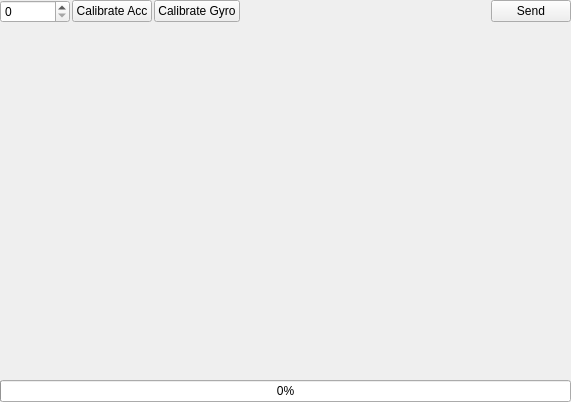
<?xml version="1.0" encoding="UTF-8"?>
<ui version="4.0">
 <class>QIMUCalibrationWidget</class>
 <widget class="QWidget" name="QIMUCalibrationWidget">
  <property name="geometry">
   <rect>
    <x>0</x>
    <y>0</y>
    <width>571</width>
    <height>402</height>
   </rect>
  </property>
  <property name="windowTitle">
   <string>Form</string>
  </property>
  <layout class="QVBoxLayout" name="verticalLayout" stretch="0,1,0">
   <property name="spacing">
    <number>2</number>
   </property>
   <property name="leftMargin">
    <number>0</number>
   </property>
   <property name="topMargin">
    <number>0</number>
   </property>
   <property name="rightMargin">
    <number>0</number>
   </property>
   <property name="bottomMargin">
    <number>0</number>
   </property>
   <item>
    <layout class="QHBoxLayout" name="horizontalLayout">
     <item>
      <widget class="QSpinBox" name="numberSamples">
       <property name="minimumSize">
        <size>
         <width>70</width>
         <height>0</height>
        </size>
       </property>
      </widget>
     </item>
     <item>
      <widget class="QPushButton" name="calibrateAccButton">
       <property name="text">
        <string>Calibrate Acc</string>
       </property>
      </widget>
     </item>
     <item>
      <widget class="QPushButton" name="calibrateGyroButton">
       <property name="text">
        <string>Calibrate Gyro</string>
       </property>
      </widget>
     </item>
     <item>
      <spacer name="horizontalSpacer">
       <property name="orientation">
        <enum>Qt::Horizontal</enum>
       </property>
       <property name="sizeHint" stdset="0">
        <size>
         <width>40</width>
         <height>20</height>
        </size>
       </property>
      </spacer>
     </item>
     <item>
      <widget class="QPushButton" name="pushButton">
       <property name="text">
        <string>Send</string>
       </property>
      </widget>
     </item>
    </layout>
   </item>
   <item>
    <layout class="QHBoxLayout" name="horizontalLayout_2" stretch="1,0">
     <item>
      <layout class="QGridLayout" name="gridLayout">
       <item row="0" column="0">
        <widget class="QCustomPlot" name="xy_plot" native="true">
         <property name="minimumSize">
          <size>
           <width>150</width>
           <height>0</height>
          </size>
         </property>
        </widget>
       </item>
       <item row="0" column="1">
        <widget class="QCustomPlot" name="yz_plot" native="true"/>
       </item>
       <item row="1" column="0">
        <widget class="QCustomPlot" name="xz_plot" native="true"/>
       </item>
       <item row="1" column="1">
        <widget class="QRunningPlot" name="omega_plot" native="true">
         <property name="minimumSize">
          <size>
           <width>0</width>
           <height>100</height>
          </size>
         </property>
        </widget>
       </item>
      </layout>
     </item>
     <item>
      <widget class="QLabel" name="textOutput">
       <property name="minimumSize">
        <size>
         <width>200</width>
         <height>0</height>
        </size>
       </property>
       <property name="maximumSize">
        <size>
         <width>200</width>
         <height>16777215</height>
        </size>
       </property>
       <property name="text">
        <string/>
       </property>
       <property name="alignment">
        <set>Qt::AlignLeading|Qt::AlignLeft|Qt::AlignTop</set>
       </property>
      </widget>
     </item>
    </layout>
   </item>
   <item>
    <widget class="QProgressBar" name="progressBar">
     <property name="value">
      <number>0</number>
     </property>
    </widget>
   </item>
  </layout>
 </widget>
 <customwidgets>
  <customwidget>
   <class>QRunningPlot</class>
   <extends>QWidget</extends>
   <header>qrunningplot.h</header>
   <container>1</container>
  </customwidget>
  <customwidget>
   <class>QCustomPlot</class>
   <extends>QWidget</extends>
   <header>qcustomplot.h</header>
   <container>1</container>
  </customwidget>
 </customwidgets>
 <resources/>
 <connections/>
</ui>
